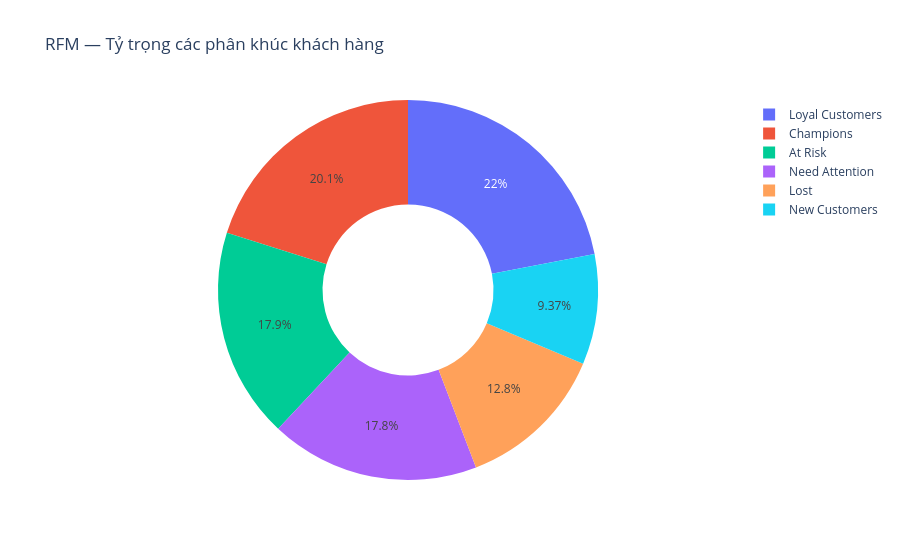

Notebook source saved alongside this figure:
### Code cell
segment_counts = rfm['Segment'].value_counts().rename_axis('Segment').reset_index(name='Customers')
px.pie(segment_counts, names='Segment', values='Customers', hole=.45, title='RFM — Tỷ trọng các phân khúc khách hàng')

### Figure 1 — Plotly figure (JSON) as saved in the notebook; plotly's stock layout.template omitted (floating-point values rounded to 4 significant figures)
{"data": [{"domain": {"x": [0, 1], "y": [0, 1]}, "hole": 0.45, "hovertemplate": "Segment=%{label}<br>Customers=%{value}<extra></extra>", "labels": ["Loyal Customers", "Champions", "At Risk", "Need Attention", "Lost", "New Customers"], "legendgroup": "", "name": "", "showlegend": true, "type": "pie", "values": [4516, 4136, 3680, 3658, 2637, 1926]}], "layout": {"legend": {"tracegroupgap": 0}, "title": {"text": "RFM — Tỷ trọng các phân khúc khách hàng"}}}
